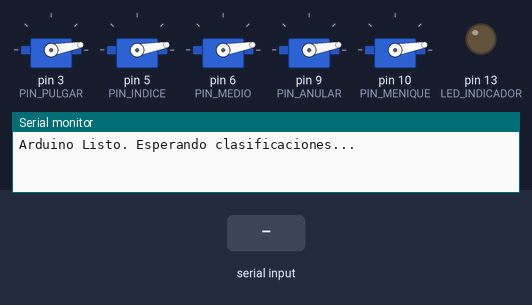
Simulated run of this sketch. Board: Arduino Uno, built with avr-gcc and run on an emulated ATmega328P. Shown: 5 × servo, output pins drawn as LEDs (lit = HIGH), the last lines printed to the serial monitor. The test bench sets the inputs (shaded band).

Above: at 1.4 s.
1.5 s: "MANO_ABIERTA\n" received over Serial
At 1.52 s:
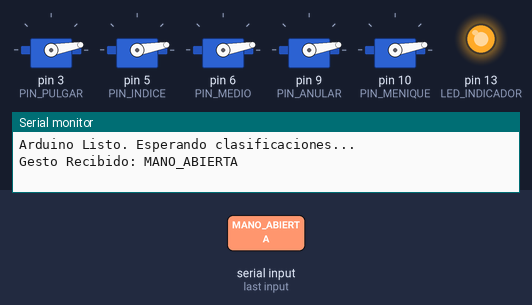
3.0 s: "PUNO\n" received over Serial
At 4.1 s:
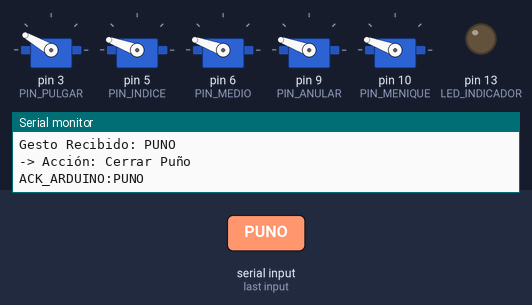
4.5 s: "LIKE\n" received over Serial
At 5.2 s:
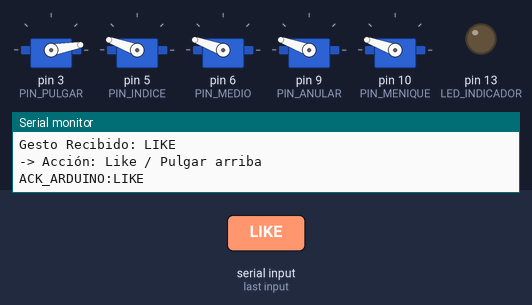
6.0 s: "ROCK\n" received over Serial
At 6.4 s:
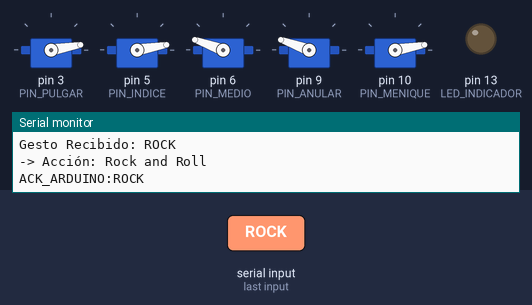
7.5 s: "NUMERO_2\n" received over Serial
At 8.9 s:
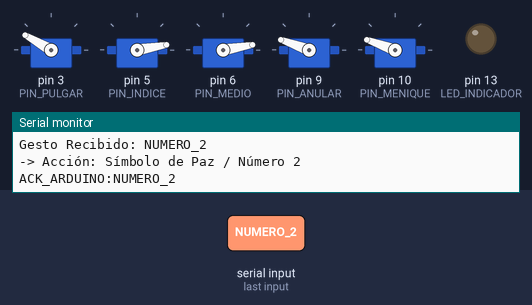
Timing chart, 0 to 10.5 s (numbered marks = the images above; inputs shaded):
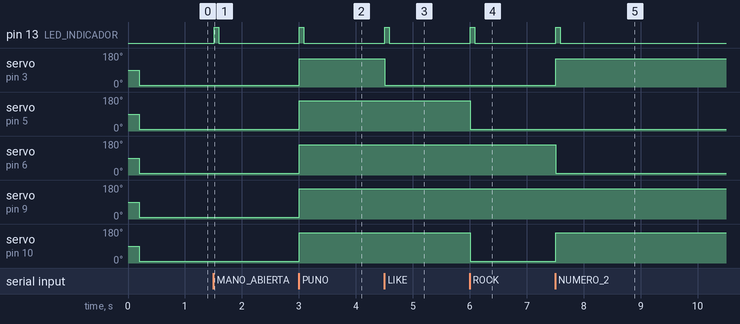

The sketch:

ejemplo_recibir_serial_standard.ino
```cpp
/*
  ================================================================
   EJEMPLO: RECIBIR CLASIFICACIÓN DESDE PYTHON (ARDUINO ESTÁNDAR)
  ================================================================
   Este sketch es para placas Arduino estándar (UNO, Nano, Mega, etc.)
   usando la librería nativa <Servo.h> y conectando los servos
   directamente a los pines digitales de la placa (sin PCA9685).

   Conexiones sugeridas (Arduino UNO / Nano):
     Pin 3  ──> Servo Pulgar
     Pin 5  ──> Servo Índice
     Pin 6  ──> Servo Medio
     Pin 9  ──> Servo Anular
     Pin 10 ──> Servo Meñique
     GND    ──> GND común con la fuente de poder de los servos

   ⚠️ IMPORTANTE: Alimenta los servos con una fuente externa de 5V.
      Une el GND de la fuente externa con el GND del Arduino.
  ================================================================
*/

#include <Servo.h>

// Crear objetos Servo para cada dedo
Servo servoPulgar;
Servo servoIndice;
Servo servoMedio;
Servo servoAnular;
Servo servoMenique;

// Pines digitales PWM en Arduino UNO / Nano
#define PIN_PULGAR   3
#define PIN_INDICE   5
#define PIN_MEDIO    6
#define PIN_ANULAR   9
#define PIN_MENIQUE  10

// Calibración de ángulos (en grados de 0 a 180)
// Ajusta estos valores según la respuesta física de tu mano 3D
const int ABIERTO[5] = { 10,  10,  10,  10,  10 };  // Dedos extendidos (casi 0°)
const int CERRADO[5] = { 150, 160, 160, 160, 160 }; // Dedos doblados (apriete)

// LED integrado en Arduino UNO/Nano (Pin 13)
#define LED_INDICADOR 13

// Variables para lectura serial
String entradaSerial = "";
bool datoCompleto = false;

// ================================================================
//  Función para mover un dedo individual a su posición (Abierto/Cerrado)
// ================================================================
void moverDedo(Servo &unServo, int canal, int estado) {
  int angulo = (estado == 1) ? ABIERTO[canal] : CERRADO[canal];
  angulo = constrain(angulo, 0, 180); // Rango seguro para el servo
  unServo.write(angulo);
}

// ================================================================
//  Función que ejecuta un GESTO COMPLETO (combinación de 5 dedos)
// ================================================================
void ejecutarGesto(int pulgar, int indice, int medio, int anular, int menique) {
  moverDedo(servoPulgar,  0, pulgar);
  moverDedo(servoIndice,  1, indice);
  moverDedo(servoMedio,   2, medio);
  moverDedo(servoAnular,  3, anular);
  moverDedo(servoMenique, 4, menique);
}

// ================================================================
//  Función para procesar la clasificación recibida
// ================================================================
void procesarClasificacion(String gesto) {
  gesto.trim(); // Limpiar espacios y saltos de línea

  if (gesto.length() == 0) return;

  Serial.print("Gesto Recibido: ");
  Serial.println(gesto);

  // Parpadeo rápido del LED al recibir datos
  digitalWrite(LED_INDICADOR, HIGH);

  // --- Mapeo de Clasificaciones a Movimientos ---
  if (gesto == "MANO_ABIERTA") {
    ejecutarGesto(1, 1, 1, 1, 1); // Todos abiertos
    Serial.println("-> Acción: Mano Abierta");
  }
  else if (gesto == "PUNO") {
    ejecutarGesto(0, 0, 0, 0, 0); // Todos cerrados
    Serial.println("-> Acción: Cerrar Puño");
  }
  else if (gesto == "LIKE") {
    ejecutarGesto(1, 0, 0, 0, 0); // Solo pulgar abierto
    Serial.println("-> Acción: Like / Pulgar arriba");
  }
  else if (gesto == "ROCK") {
    ejecutarGesto(1, 1, 0, 0, 1); // Pulgar, índice y meñique abiertos
    Serial.println("-> Acción: Rock and Roll");
  }
  else if (gesto == "NUMERO_2") {
    ejecutarGesto(0, 1, 1, 0, 0); // Índice y medio abiertos
    Serial.println("-> Acción: Símbolo de Paz / Número 2");
  }
  else {
    Serial.print("-> Advertencia: Clasificación no definida: ");
    Serial.println(gesto);
  }

  delay(80);
  digitalWrite(LED_INDICADOR, LOW);
}

// ================================================================
void setup() {
  // Configurar puerto serial a 9600 baudios (igual que en Python)
  Serial.begin(9600);
  entradaSerial.reserve(30);

  pinMode(LED_INDICADOR, OUTPUT);
  digitalWrite(LED_INDICADOR, LOW);

  // Asociar los objetos Servo a sus pines físicos correspondientes
  servoPulgar.attach(PIN_PULGAR);
  servoIndice.attach(PIN_INDICE);
  servoMedio.attach(PIN_MEDIO);
  servoAnular.attach(PIN_ANULAR);
  servoMenique.attach(PIN_MENIQUE);

  delay(200);

  // Posición inicial: todos los dedos abiertos
  ejecutarGesto(1, 1, 1, 1, 1);

  Serial.println("Arduino Listo. Esperando clasificaciones...");
}

// ================================================================
void loop() {
  // 1. Leer caracteres del puerto serial
  while (Serial.available() > 0) {
    char caracter = (char)Serial.read();

    if (caracter == '\n') {
      datoCompleto = true;
    } else {
      entradaSerial += caracter;
    }
  }

  // 2. Procesar el comando al recibir la línea completa
  if (datoCompleto) {
    procesarClasificacion(entradaSerial);

    // Enviar confirmación de regreso a Python
    Serial.print("ACK_ARDUINO:");
    Serial.println(entradaSerial);

    entradaSerial = "";
    datoCompleto = false;
  }
}
```

Measured:
- after the input at 1.5 s, pin 13 (LED_INDICADOR): LOW → HIGH at once, → LOW 0.08 s later
- after the input at 3.0 s, pin 13 (LED_INDICADOR): LOW → HIGH at once, → LOW 0.08 s later; servo on pin 3 (PIN_PULGAR): 10° → 150° at once; servo on pin 5 (PIN_INDICE), servo on pin 6 (PIN_MEDIO), servo on pin 9 (PIN_ANULAR), servo on pin 10 (PIN_MENIQUE): 10° → 160° at once
- after the input at 4.5 s, pin 13 (LED_INDICADOR): LOW → HIGH at once, → LOW 0.08 s later; servo on pin 3 (PIN_PULGAR): 150° → 10° at once
- after the input at 6.0 s, pin 13 (LED_INDICADOR): LOW → HIGH at once, → LOW 0.08 s later; servo on pin 5 (PIN_INDICE), servo on pin 10 (PIN_MENIQUE): 160° → 10° at once
- after the input at 7.5 s, pin 13 (LED_INDICADOR): LOW → HIGH at once, → LOW 0.08 s later; servo on pin 3 (PIN_PULGAR): 10° → 150° at once; servo on pin 6 (PIN_MEDIO): 160° → 10° at once; servo on pin 10 (PIN_MENIQUE): 10° → 160° at once
